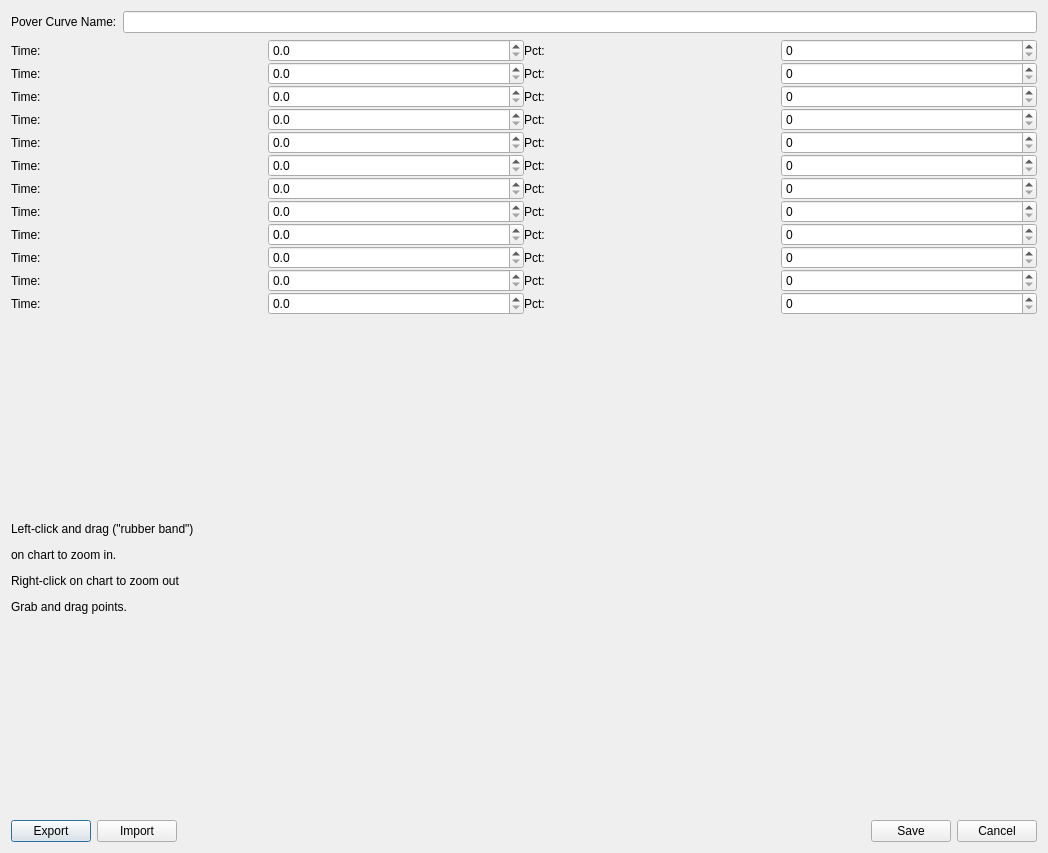
<?xml version="1.0" encoding="UTF-8"?>
<ui version="4.0">
 <class>PowerCurveDialog</class>
 <widget class="QDialog" name="PowerCurveDialog">
  <property name="geometry">
   <rect>
    <x>0</x>
    <y>0</y>
    <width>1048</width>
    <height>853</height>
   </rect>
  </property>
  <property name="windowTitle">
   <string>Dialog</string>
  </property>
  <layout class="QVBoxLayout" name="verticalLayout_2">
   <item>
    <layout class="QHBoxLayout" name="horizontalLayout_4" stretch="0,1">
     <item>
      <layout class="QVBoxLayout" name="verticalLayout">
       <item>
        <layout class="QHBoxLayout" name="horizontalLayout_3">
         <item>
          <widget class="QLabel" name="label">
           <property name="text">
            <string>Pover Curve Name:</string>
           </property>
          </widget>
         </item>
         <item>
          <widget class="QLineEdit" name="curveNameEdit">
           <property name="maxLength">
            <number>8</number>
           </property>
          </widget>
         </item>
        </layout>
       </item>
       <item>
        <layout class="QGridLayout" name="gridLayout">
         <property name="sizeConstraint">
          <enum>QLayout::SetMinimumSize</enum>
         </property>
         <property name="spacing">
          <number>0</number>
         </property>
         <item row="1" column="0">
          <widget class="QLabel" name="label_4">
           <property name="text">
            <string>Time:</string>
           </property>
          </widget>
         </item>
         <item row="8" column="2">
          <widget class="QLabel" name="label_23">
           <property name="text">
            <string>Pct:</string>
           </property>
          </widget>
         </item>
         <item row="6" column="2">
          <widget class="QLabel" name="label_21">
           <property name="text">
            <string>Pct:</string>
           </property>
          </widget>
         </item>
         <item row="7" column="3">
          <widget class="QSpinBox" name="p07Spin">
           <property name="maximum">
            <number>250</number>
           </property>
          </widget>
         </item>
         <item row="9" column="0">
          <widget class="QLabel" name="label_12">
           <property name="text">
            <string>Time:</string>
           </property>
          </widget>
         </item>
         <item row="5" column="2">
          <widget class="QLabel" name="label_20">
           <property name="text">
            <string>Pct:</string>
           </property>
          </widget>
         </item>
         <item row="4" column="0">
          <widget class="QLabel" name="label_7">
           <property name="text">
            <string>Time:</string>
           </property>
          </widget>
         </item>
         <item row="2" column="1">
          <widget class="QDoubleSpinBox" name="t02Spin">
           <property name="decimals">
            <number>1</number>
           </property>
           <property name="maximum">
            <double>15.000000000000000</double>
           </property>
           <property name="singleStep">
            <double>0.100000000000000</double>
           </property>
          </widget>
         </item>
         <item row="10" column="1">
          <widget class="QDoubleSpinBox" name="t10Spin">
           <property name="decimals">
            <number>1</number>
           </property>
           <property name="maximum">
            <double>15.000000000000000</double>
           </property>
           <property name="singleStep">
            <double>0.100000000000000</double>
           </property>
          </widget>
         </item>
         <item row="10" column="3">
          <widget class="QSpinBox" name="p10Spin">
           <property name="maximum">
            <number>250</number>
           </property>
          </widget>
         </item>
         <item row="9" column="2">
          <widget class="QLabel" name="label_24">
           <property name="text">
            <string>Pct:</string>
           </property>
          </widget>
         </item>
         <item row="2" column="0">
          <widget class="QLabel" name="label_5">
           <property name="text">
            <string>Time:</string>
           </property>
          </widget>
         </item>
         <item row="11" column="1">
          <widget class="QDoubleSpinBox" name="t11Spin">
           <property name="decimals">
            <number>1</number>
           </property>
           <property name="maximum">
            <double>15.000000000000000</double>
           </property>
           <property name="singleStep">
            <double>0.100000000000000</double>
           </property>
          </widget>
         </item>
         <item row="0" column="2">
          <widget class="QLabel" name="label_15">
           <property name="text">
            <string>Pct:</string>
           </property>
          </widget>
         </item>
         <item row="1" column="2">
          <widget class="QLabel" name="label_16">
           <property name="text">
            <string>Pct:</string>
           </property>
          </widget>
         </item>
         <item row="11" column="2">
          <widget class="QLabel" name="label_26">
           <property name="text">
            <string>Pct:</string>
           </property>
          </widget>
         </item>
         <item row="6" column="1">
          <widget class="QDoubleSpinBox" name="t06Spin">
           <property name="decimals">
            <number>1</number>
           </property>
           <property name="maximum">
            <double>15.000000000000000</double>
           </property>
           <property name="singleStep">
            <double>0.100000000000000</double>
           </property>
          </widget>
         </item>
         <item row="4" column="1">
          <widget class="QDoubleSpinBox" name="t04Spin">
           <property name="decimals">
            <number>1</number>
           </property>
           <property name="maximum">
            <double>15.000000000000000</double>
           </property>
           <property name="singleStep">
            <double>0.100000000000000</double>
           </property>
          </widget>
         </item>
         <item row="2" column="2">
          <widget class="QLabel" name="label_17">
           <property name="text">
            <string>Pct:</string>
           </property>
          </widget>
         </item>
         <item row="8" column="0">
          <widget class="QLabel" name="label_11">
           <property name="text">
            <string>Time:</string>
           </property>
          </widget>
         </item>
         <item row="3" column="2">
          <widget class="QLabel" name="label_18">
           <property name="text">
            <string>Pct:</string>
           </property>
          </widget>
         </item>
         <item row="0" column="0">
          <widget class="QLabel" name="label_3">
           <property name="text">
            <string>Time:</string>
           </property>
          </widget>
         </item>
         <item row="11" column="3">
          <widget class="QSpinBox" name="p11Spin">
           <property name="maximum">
            <number>250</number>
           </property>
          </widget>
         </item>
         <item row="10" column="0">
          <widget class="QLabel" name="label_13">
           <property name="text">
            <string>Time:</string>
           </property>
          </widget>
         </item>
         <item row="5" column="3">
          <widget class="QSpinBox" name="p05Spin">
           <property name="maximum">
            <number>250</number>
           </property>
          </widget>
         </item>
         <item row="10" column="2">
          <widget class="QLabel" name="label_25">
           <property name="text">
            <string>Pct:</string>
           </property>
          </widget>
         </item>
         <item row="6" column="0">
          <widget class="QLabel" name="label_9">
           <property name="text">
            <string>Time:</string>
           </property>
          </widget>
         </item>
         <item row="4" column="2">
          <widget class="QLabel" name="label_19">
           <property name="text">
            <string>Pct:</string>
           </property>
          </widget>
         </item>
         <item row="5" column="1">
          <widget class="QDoubleSpinBox" name="t05Spin">
           <property name="decimals">
            <number>1</number>
           </property>
           <property name="maximum">
            <double>15.000000000000000</double>
           </property>
           <property name="singleStep">
            <double>0.100000000000000</double>
           </property>
          </widget>
         </item>
         <item row="7" column="0">
          <widget class="QLabel" name="label_10">
           <property name="text">
            <string>Time:</string>
           </property>
          </widget>
         </item>
         <item row="0" column="3">
          <widget class="QSpinBox" name="p00Spin">
           <property name="maximum">
            <number>250</number>
           </property>
          </widget>
         </item>
         <item row="1" column="1">
          <widget class="QDoubleSpinBox" name="t01Spin">
           <property name="decimals">
            <number>1</number>
           </property>
           <property name="maximum">
            <double>15.000000000000000</double>
           </property>
           <property name="singleStep">
            <double>0.100000000000000</double>
           </property>
          </widget>
         </item>
         <item row="2" column="3">
          <widget class="QSpinBox" name="p02Spin">
           <property name="maximum">
            <number>250</number>
           </property>
          </widget>
         </item>
         <item row="6" column="3">
          <widget class="QSpinBox" name="p06Spin">
           <property name="maximum">
            <number>250</number>
           </property>
          </widget>
         </item>
         <item row="1" column="3">
          <widget class="QSpinBox" name="p01Spin">
           <property name="maximum">
            <number>250</number>
           </property>
          </widget>
         </item>
         <item row="3" column="0">
          <widget class="QLabel" name="label_6">
           <property name="text">
            <string>Time:</string>
           </property>
          </widget>
         </item>
         <item row="7" column="2">
          <widget class="QLabel" name="label_22">
           <property name="text">
            <string>Pct:</string>
           </property>
          </widget>
         </item>
         <item row="0" column="1">
          <widget class="QDoubleSpinBox" name="t00Spin">
           <property name="decimals">
            <number>1</number>
           </property>
           <property name="maximum">
            <double>15.000000000000000</double>
           </property>
           <property name="singleStep">
            <double>0.100000000000000</double>
           </property>
          </widget>
         </item>
         <item row="11" column="0">
          <widget class="QLabel" name="label_14">
           <property name="text">
            <string>Time:</string>
           </property>
          </widget>
         </item>
         <item row="7" column="1">
          <widget class="QDoubleSpinBox" name="t07Spin">
           <property name="decimals">
            <number>1</number>
           </property>
           <property name="maximum">
            <double>15.000000000000000</double>
           </property>
           <property name="singleStep">
            <double>0.100000000000000</double>
           </property>
          </widget>
         </item>
         <item row="5" column="0">
          <widget class="QLabel" name="label_8">
           <property name="text">
            <string>Time:</string>
           </property>
          </widget>
         </item>
         <item row="8" column="3">
          <widget class="QSpinBox" name="p08Spin">
           <property name="maximum">
            <number>250</number>
           </property>
          </widget>
         </item>
         <item row="3" column="3">
          <widget class="QSpinBox" name="p03Spin">
           <property name="maximum">
            <number>250</number>
           </property>
          </widget>
         </item>
         <item row="3" column="1">
          <widget class="QDoubleSpinBox" name="t03Spin">
           <property name="decimals">
            <number>1</number>
           </property>
           <property name="maximum">
            <double>15.000000000000000</double>
           </property>
           <property name="singleStep">
            <double>0.100000000000000</double>
           </property>
          </widget>
         </item>
         <item row="9" column="3">
          <widget class="QSpinBox" name="p09Spin">
           <property name="maximum">
            <number>250</number>
           </property>
          </widget>
         </item>
         <item row="9" column="1">
          <widget class="QDoubleSpinBox" name="t09Spin">
           <property name="decimals">
            <number>1</number>
           </property>
           <property name="maximum">
            <double>15.000000000000000</double>
           </property>
           <property name="singleStep">
            <double>0.100000000000000</double>
           </property>
          </widget>
         </item>
         <item row="4" column="3">
          <widget class="QSpinBox" name="p04Spin">
           <property name="maximum">
            <number>250</number>
           </property>
          </widget>
         </item>
         <item row="8" column="1">
          <widget class="QDoubleSpinBox" name="t08Spin">
           <property name="decimals">
            <number>1</number>
           </property>
           <property name="maximum">
            <double>15.000000000000000</double>
           </property>
           <property name="singleStep">
            <double>0.100000000000000</double>
           </property>
          </widget>
         </item>
        </layout>
       </item>
       <item>
        <spacer name="verticalSpacer_2">
         <property name="orientation">
          <enum>Qt::Vertical</enum>
         </property>
         <property name="sizeHint" stdset="0">
          <size>
           <width>20</width>
           <height>40</height>
          </size>
         </property>
        </spacer>
       </item>
       <item>
        <widget class="QLabel" name="label_2">
         <property name="text">
          <string>&lt;html&gt;&lt;head/&gt;&lt;body&gt;&lt;p&gt;Left-click and drag (&amp;quot;rubber band&amp;quot;) &lt;/p&gt;&lt;p&gt;on chart to zoom in.&lt;/p&gt;&lt;p&gt;Right-click on chart to zoom out&lt;/p&gt;&lt;p&gt;Grab and drag points.&lt;/p&gt;&lt;/body&gt;&lt;/html&gt;</string>
         </property>
        </widget>
       </item>
       <item>
        <spacer name="verticalSpacer">
         <property name="orientation">
          <enum>Qt::Vertical</enum>
         </property>
         <property name="sizeHint" stdset="0">
          <size>
           <width>20</width>
           <height>40</height>
          </size>
         </property>
        </spacer>
       </item>
      </layout>
     </item>
     <item>
      <layout class="QVBoxLayout" name="curveLayout">
       <property name="sizeConstraint">
        <enum>QLayout::SetMaximumSize</enum>
       </property>
       <item>
        <layout class="QHBoxLayout" name="horizontalLayout_2"/>
       </item>
      </layout>
     </item>
    </layout>
   </item>
   <item>
    <layout class="QHBoxLayout" name="horizontalLayout">
     <property name="sizeConstraint">
      <enum>QLayout::SetMinimumSize</enum>
     </property>
     <item>
      <widget class="QPushButton" name="exportBtn">
       <property name="text">
        <string>Export</string>
       </property>
      </widget>
     </item>
     <item>
      <widget class="QPushButton" name="importBtn">
       <property name="text">
        <string>Import</string>
       </property>
      </widget>
     </item>
     <item>
      <spacer name="horizontalSpacer">
       <property name="orientation">
        <enum>Qt::Horizontal</enum>
       </property>
       <property name="sizeHint" stdset="0">
        <size>
         <width>40</width>
         <height>20</height>
        </size>
       </property>
      </spacer>
     </item>
     <item>
      <widget class="QPushButton" name="saveBtn">
       <property name="text">
        <string>Save</string>
       </property>
      </widget>
     </item>
     <item>
      <widget class="QPushButton" name="cancelBtn">
       <property name="text">
        <string>Cancel</string>
       </property>
      </widget>
     </item>
    </layout>
   </item>
  </layout>
 </widget>
 <resources/>
 <connections/>
</ui>
